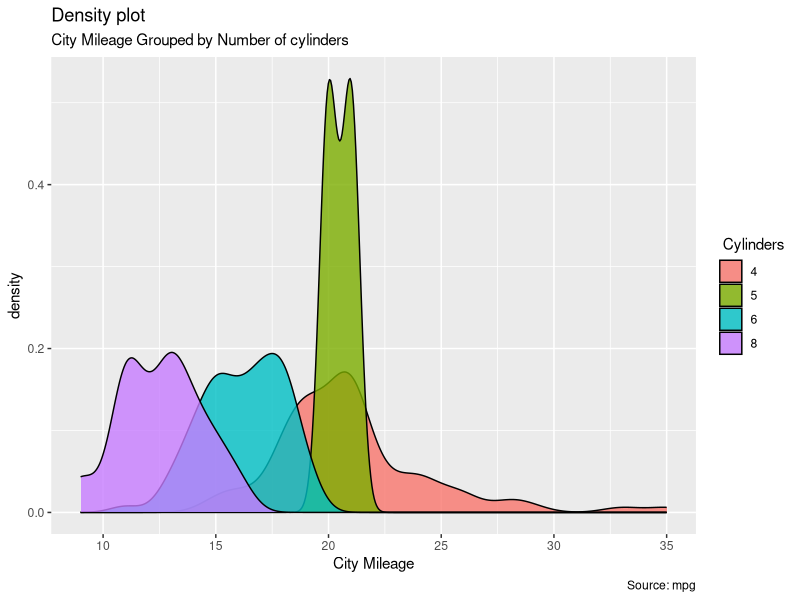

Generate this figure with R:
library(ggplot2)
data=mtcars
# Plot
g <- ggplot(mpg, aes(cty))
g + geom_density(aes(fill=factor(cyl)), alpha=0.8) + 
  labs(title="Density plot", 
       subtitle="City Mileage Grouped by Number of cylinders",
       caption="Source: mpg",
       x="City Mileage",
       fill=" Cylinders")
